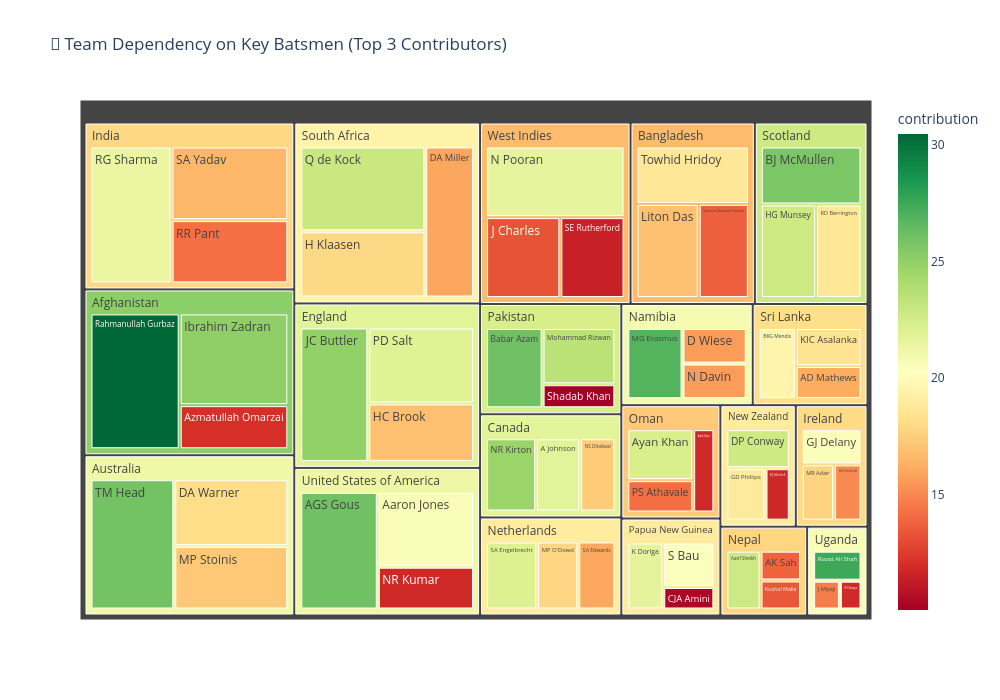

The notebook cell this image was saved under:
### Markdown cell above
## 18. Dependency on Key Batsmen Within Each Team

### Code cell
# Calculate player runs by team
player_team_runs = innings_scores.groupby(['team', 'player'])['runs'].sum().reset_index()
team_totals = player_team_runs.groupby('team')['runs'].sum().reset_index()
team_totals.columns = ['team', 'team_total']

player_team_runs = player_team_runs.merge(team_totals, on='team')
player_team_runs['contribution_pct'] = (player_team_runs['runs'] / player_team_runs['team_total'] * 100).round(2)

# Get top 3 batsmen for each team
top3_by_team = player_team_runs.sort_values(['team', 'runs'], ascending=[True, False]).groupby('team').head(3)

# Calculate dependency (top 3 contribution %)
team_dependency = top3_by_team.groupby('team')['contribution_pct'].sum().reset_index()
team_dependency.columns = ['team', 'top3_contribution']
team_dependency = team_dependency.sort_values('top3_contribution', ascending=False)

# Create treemap data
treemap_data = []
for team in top3_by_team['team'].unique():
    team_players = top3_by_team[top3_by_team['team'] == team]
    for _, row in team_players.iterrows():
        treemap_data.append({
            'team': row['team'],
            'player': row['player'],
            'runs': row['runs'],
            'contribution': row['contribution_pct']
        })

treemap_df = pd.DataFrame(treemap_data)

# Create treemap
fig = px.treemap(treemap_df, 
                 path=['team', 'player'],
                 values='runs',
                 color='contribution',
                 color_continuous_scale='RdYlGn',
                 title='🏏 Team Dependency on Key Batsmen (Top 3 Contributors)')
fig.update_layout(height=700, width=1000)
fig.show()

# Bar chart of team dependency
fig2, ax = plt.subplots(figsize=(14, 8))
colors = plt.cm.RdYlGn_r(np.linspace(0.2, 0.8, len(team_dependency)))
bars = ax.barh(team_dependency['team'], team_dependency['top3_contribution'], color=colors, edgecolor='black')
ax.axvline(50, color='red', linestyle='--', linewidth=2, label='50% threshold')
ax.set_xlabel('Top 3 Batsmen Contribution (%)', fontsize=12, fontweight='bold')
ax.set_title('📊 Team Dependency on Top 3 Batsmen', fontsize=14, fontweight='bold', pad=20)
ax.invert_yaxis()
ax.legend()

for bar, val in zip(bars, team_dependency['top3_contribution']):
    ax.text(val + 1, bar.get_y() + bar.get_height()/2, f'{val:.1f}%', va='center', fontsize=9, fontweight='bold')

plt.tight_layout()
plt.show()

print("\n📊 Team Dependency Summary:")
display(team_dependency)

### Figure 1 — Plotly figure (JSON) as saved in the notebook; plotly's stock layout.template omitted (floating-point values rounded to 4 significant figures)
{"data": [{"branchvalues": "total", "customdata": [[30.48], [25.05], [12.04], [25.99], [18.14], [17.23], [18.68], [16.97], [13.68], [24.69], [21.76], [17.36], [25.0], [21.96], [16.94], [21.4], [16.57], [14.24], [20.48], [17.75], [15.02], [26.89], [15.65], [15.65], [22.83], [13.77], [13.41], [22.12], [17.83], [16.03], [22.8], [18.89], [11.73], [22.3], [14.15], [11.75], [26.12], [23.55], [10.06], [21.65], [20.43], [10.37], [25.74], [22.79], [18.75], [22.97], [17.96], [15.97], [19.53], [18.49], [16.15], [27.53], [14.61], [11.8], [26.07], [20.6], [11.79], [21.59], [13.26], [11.46], [25.18], [21.21], [16.71], [21.7], [21.82], [17.91], [18.03], [20.84], [17.81], [19.01], [18.99], [17.34], [22.4], [18.95], [22.79], [19.42], [18.17], [20.59], [21.26], [16.7]], "domain": {"x": [0, 1], "y": [0, 1]}, "hovertemplate": "labels=%{label}<br>runs=%{value}<br>parent=%{parent}<br>id=%{id}<br>contribution=%{color}<extra></extra>", "ids": ["Afghanistan/Rahmanullah Gurbaz", "Afghanistan/Ibrahim Zadran", "Afghanistan/Azmatullah Omarzai", "Australia/TM Head", "Australia/DA Warner", "Australia/MP Stoinis", "Bangladesh/Towhid Hridoy", "Bangladesh/Liton Das", "Bangladesh/Nazmul Hossain Shanto", "Canada/NR Kirton", "Canada/A Johnson", "Canada/NS Dhaliwal", "England/JC Buttler", "England/PD Salt", "England/HC Brook", "India/RG Sharma", "India/SA Yadav", "India/RR Pant", "Ireland/GJ Delany", "Ireland/MR Adair", "Ireland/GH Dockrell", "Namibia/MG Erasmus", "Namibia/D Wiese", "Namibia/N Davin", "Nepal/Aasif Sheikh", "Nepal/AK Sah", "Nepal/Kushal Malla", "Netherlands/SA Engelbrecht", "Netherlands/MP O'Dowd", "Netherlands/SA Edwards", "New Zealand/DP Conway", "New Zealand/GD Phillips", "New Zealand/DJ Mitchell", "Oman/Ayan Khan", "Oman/PS Athavale", "Oman/Aqib Ilyas", "Pakistan/Babar Azam", "Pakistan/Mohammad Rizwan", "Pakistan/Shadab Khan", "Papua New Guinea/K Doriga", "Papua New Guinea/S Bau", "Papua New Guinea/CJA Amini", "Scotland/BJ McMullen", "Scotland/HG Munsey", "Scotland/RD Berrington", "South Africa/Q de Kock", "South Africa/H Klaasen", "South Africa/DA Miller", "Sri Lanka/BKG Mendis", "Sri Lanka/KIC Asalanka", "Sri Lanka/AD Mathews", "Uganda/Riazat Ali Shah", "Uganda/J Miyaji", "Uganda/R Obuya", "United States of America/AGS Gous", "United States of America/Aaron Jones", "United States of America/NR Kumar", "West Indies/N Pooran", "West Indies/J Charles", "West Indies/SE Rutherford", "Afghanistan", "Australia", "Bangladesh", "Canada", "England", "India", "Ireland", "Namibia", "Nepal", "Netherlands", "New Zealand", "Oman", "Pakistan", "Papua New Guinea", "Scotland", "South Africa", "Sri Lanka", "Uganda", "United States of America", "West Indies"], "labels": ["Rahmanullah Gurbaz", "Ibrahim Zadran", "Azmatullah Omarzai", "TM Head", "DA Warner", "MP Stoinis", "Towhid Hridoy", "Liton Das", "Nazmul Hossain Shanto", "NR Kirton", "A Johnson", "NS Dhaliwal", "JC Buttler", "PD Salt", "HC Brook", "RG Sharma", "SA Yadav", "RR Pant", "GJ Delany", "MR Adair", "GH Dockrell", "MG Erasmus", "D Wiese", "N Davin", "Aasif Sheikh", "AK Sah", "Kushal Malla", "SA Engelbrecht", "MP O'Dowd", "SA Edwards", "DP Conway", "GD Phillips", "DJ Mitchell", "Ayan Khan", "PS Athavale", "Aqib Ilyas", "Babar Azam", "Mohammad Rizwan", "Shadab Khan", "K Doriga", "S Bau", "CJA Amini", "BJ McMullen", "HG Munsey", "RD Berrington", "Q de Kock", "H Klaasen", "DA Miller", "BKG Mendis", "KIC Asalanka", "AD Mathews", "Riazat Ali Shah", "J Miyaji", "R Obuya", "AGS Gous", "Aaron Jones", "NR Kumar", "N Pooran", "J Charles", "SE Rutherford", "Afghanistan", "Australia", "Bangladesh", "Canada", "England", "India", "Ireland", "Namibia", "Nepal", "Netherlands", "New Zealand", "Oman", "Pakistan", "Papua New Guinea", "Scotland", "South Africa", "Sri Lanka", "Uganda", "United States of America", "West Indies"], "marker": {"coloraxis": "coloraxis", "colors": [30.48, 25.05, 12.04, 25.99, 18.14, 17.23, 18.68, 16.97, 13.68, 24.69, 21.76, 17.36, 25.0, 21.96, 16.94, 21.4, 16.57, 14.24, 20.48, 17.75, 15.02, 26.89, 15.65, 15.65, 22.83, 13.77, 13.41, 22.12, 17.83, 16.03, 22.8, 18.89, 11.73, 22.3, 14.15, 11.75, 26.12, 23.55, 10.06, 21.65, 20.43, 10.37, 25.74, 22.79, 18.75, 22.97, 17.96, 15.97, 19.53, 18.49, 16.15, 27.53, 14.61, 11.8, 26.07, 20.6, 11.79, 21.59, 13.26, 11.46, 25.18, 21.21, 16.71, 21.7, 21.82, 17.91, 18.03, 20.84, 17.81, 19.01, 18.99, 17.34, 22.4, 18.95, 22.79, 19.42, 18.17, 20.59, 21.26, 16.7]}, "name": "", "parents": ["Afghanistan", "Afghanistan", "Afghanistan", "Australia", "Australia", "Australia", "Bangladesh", "Bangladesh", "Bangladesh", "Canada", "Canada", "Canada", "England", "England", "England", "India", "India", "India", "Ireland", "Ireland", "Ireland", "Namibia", "Namibia", "Namibia", "Nepal", "Nepal", "Nepal", "Netherlands", "Netherlands", "Netherlands", "New Zealand", "New Zealand", "New Zealand", "Oman", "Oman", "Oman", "Pakistan", "Pakistan", "Pakistan", "Papua New Guinea", "Papua New Guinea", "Papua New Guinea", "Scotland", "Scotland", "Scotland", "South Africa", "South Africa", "South Africa", "Sri Lanka", "Sri Lanka", "Sri Lanka", "Uganda", "Uganda", "Uganda", "United States of America", "United States of America", "United States of America", "West Indies", "West Indies", "West Indies", "", "", "", "", "", "", "", "", "", "", "", "", "", "", "", "", "", "", "", ""], "type": "treemap", "values": [281.0, 231.0, 111.0, 255.0, 178.0, 169.0, 153.0, 139.0, 112.0, 101.0, 89.0, 71.0, 214.0, 188.0, 145.0, 257.0, 199.0, 171.0, 60.0, 52.0, 44.0, 110.0, 64.0, 64.0, 63.0, 38.0, 37.0, 98.0, 79.0, 71.0, 70.0, 58.0, 36.0, 93.0, 59.0, 49.0, 122.0, 110.0, 47.0, 71.0, 67.0, 34.0, 140.0, 124.0, 102.0, 243.0, 190.0, 169.0, 75.0, 71.0, 62.0, 49.0, 26.0, 21.0, 219.0, 173.0, 99.0, 228.0, 140.0, 121.0, 623.0, 602.0, 404.0, 261.0, 547.0, 627.0, 156.0, 238.0, 138.0, 248.0, 164.0, 201.0, 279.0, 172.0, 366.0, 602.0, 208.0, 96.0, 491.0, 489.0]}], "layout": {"coloraxis": {"colorbar": {"title": {"text": "contribution"}}, "colorscale": [[0, "rgb(165,0,38)"], [0.1, "rgb(215,48,39)"], [0.2, "rgb(244,109,67)"], [0.3, "rgb(253,174,97)"], [0.4, "rgb(254,224,139)"], [0.5, "rgb(255,255,191)"], [0.6, "rgb(217,239,139)"], [0.7, "rgb(166,217,106)"], [0.8, "rgb(102,189,99)"], [0.9, "rgb(26,152,80)"], [1, "rgb(0,104,55)"]]}, "height": 700, "legend": {"tracegroupgap": 0}, "title": {"text": "🏏 Team Dependency on Key Batsmen (Top 3 Contributors)"}, "width": 1000}}
